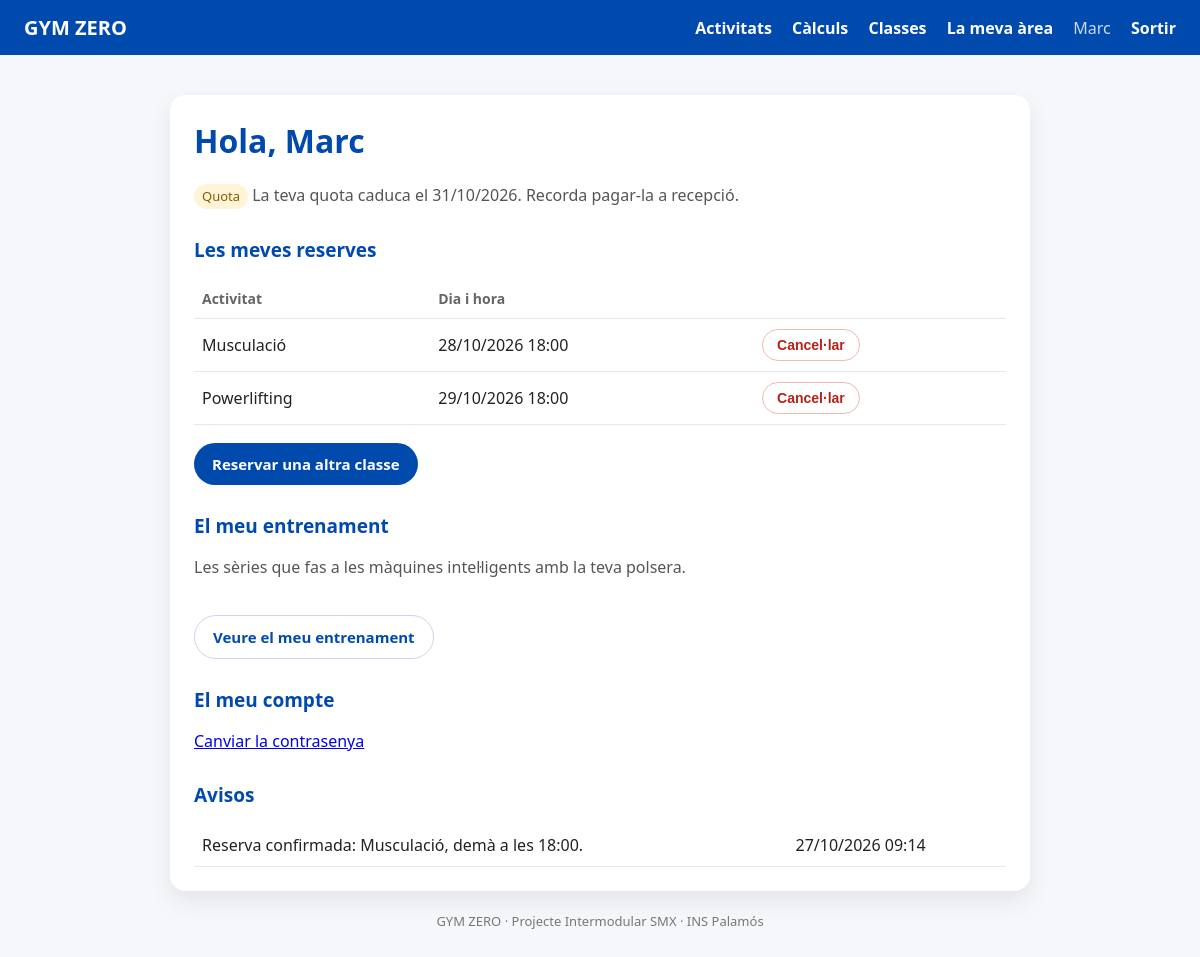
Page /client/ (signed in) on the committed database.
### tables this page shows
CREATE TABLE usuaris (
  id             INT UNSIGNED AUTO_INCREMENT PRIMARY KEY,
  nom            VARCHAR(60)  NOT NULL,
  cognoms        VARCHAR(100) NOT NULL,
  email          VARCHAR(150) NOT NULL,
  password_hash  VARCHAR(255) NOT NULL,           
  rol            ENUM('client','admin') NOT NULL DEFAULT 'client',
  targeta_rfid   VARCHAR(32)  NULL,               
  actiu          TINYINT(1)   NOT NULL DEFAULT 1,
  quota_fins     DATE         NULL,               
  data_registre  TIMESTAMP    NOT NULL DEFAULT CURRENT_TIMESTAMP,
  CONSTRAINT uq_usuaris_email UNIQUE (email),
  CONSTRAINT uq_usuaris_rfid  UNIQUE (targeta_rfid)
);

CREATE TABLE classes (
  id            INT UNSIGNED AUTO_INCREMENT PRIMARY KEY,
  activitat_id  INT UNSIGNED NOT NULL,
  inici         DATETIME     NOT NULL,
  places        SMALLINT UNSIGNED NOT NULL,
  cancelada     TINYINT(1)   NOT NULL DEFAULT 0,
  CONSTRAINT fk_classes_activitat FOREIGN KEY (activitat_id)
    REFERENCES activitats(id) ON UPDATE CASCADE ON DELETE RESTRICT,
  CONSTRAINT uq_classes_activitat_inici UNIQUE (activitat_id, inici),
  CONSTRAINT ck_classes_places CHECK (places > 0)
);

CREATE TABLE activitats (
  id                 INT UNSIGNED AUTO_INCREMENT PRIMARY KEY,
  nom                VARCHAR(60)  NOT NULL,
  descripcio         TEXT         NULL,
  durada_min         SMALLINT UNSIGNED NOT NULL DEFAULT 60,
  places_per_defecte SMALLINT UNSIGNED NOT NULL DEFAULT 15,
  activa             TINYINT(1)   NOT NULL DEFAULT 1,
  CONSTRAINT uq_activitats_nom UNIQUE (nom)
);

CREATE TABLE notificacions (
  id          INT UNSIGNED AUTO_INCREMENT PRIMARY KEY,
  usuari_id   INT UNSIGNED NOT NULL,
  tipus       ENUM('reserva','cancelacio','classe_cancelada','sistema') NOT NULL,
  missatge    VARCHAR(255) NOT NULL,
  llegida     TINYINT(1)   NOT NULL DEFAULT 0,
  data        TIMESTAMP    NOT NULL DEFAULT CURRENT_TIMESTAMP,
  CONSTRAINT fk_notificacions_usuari FOREIGN KEY (usuari_id)
    REFERENCES usuaris(id) ON UPDATE CASCADE ON DELETE CASCADE,
  INDEX ix_notificacions_usuari_llegida (usuari_id, llegida)
);

### www/inc/sessio.php (called while the page is built, shortened)
<?php
function h($text)
{
    return htmlspecialchars((string) $text, ENT_QUOTES, 'UTF-8');
}
function usuari_actual()
{
    return $_SESSION['usuari'] ?? null;
}

### www/client/index.php (the view, shortened to what this page needs)
<?php
require_once __DIR__ . '/../inc/sessio.php';
require_once __DIR__ . '/../inc/bd.php';
$u = usuari_actual();
$st = $connexio->prepare(
    "SELECT c.id, a.nom, c.inici
       FROM reserves r
       JOIN classes c    ON c.id = r.classe_id
       JOIN activitats a ON a.id = c.activitat_id
      WHERE r.usuari_id = ? AND r.estat = 'confirmada' AND c.inici > NOW()
      ORDER BY c.inici"
);
$st->execute([$u['id']]);
$reserves = $st->fetchAll();
$st = $connexio->prepare(
    'SELECT quota_fins, quota_fins >= CURDATE() AS al_dia, quota_fins <= CURDATE() + INTERVAL 7 DAY AS caduca_aviat
       FROM usuaris WHERE id = ?'
);
$st->execute([$u['id']]);
$quota = $st->fetch();
$st = $connexio->prepare(
    'SELECT missatge, data FROM notificacions WHERE usuari_id = ? ORDER BY data DESC, id DESC LIMIT 5'
);
$st->execute([$u['id']]);
$avisos = $st->fetchAll();
require __DIR__ . '/../inc/capcalera.php';
?>
<?php if ($u['rol'] === 'admin'): ?>
  <p>Has entrat com a <b>administrador</b>. <a href="../admin/">Anar al panell d'administració</a>.</p>
<?php elseif (!$quota['al_dia']): ?>
  <div class="error">No tens la quota pagada. Passa per recepció per pagar-la; mentrestant no podràs reservar classes i el torn d'entrada a les sales no et deixarà passar.</div>
<?php elseif ($quota['caduca_aviat']): ?>
  <p><span class="etiqueta groga">Quota</span> La teva quota caduca el <?= date('d/m/Y', strtotime($quota['quota_fins'])) ?>. Recorda pagar-la a recepció.</p>
<?php else: ?>
  <p><span class="etiqueta verda">Quota</span> Pagada fins al <?= date('d/m/Y', strtotime($quota['quota_fins'])) ?>.</p>
<?php endif; ?>
<h2>Les meves reserves</h2>
<?php if (!$reserves): ?>
  <p>No tens cap reserva. <a href="../reserves/">Mira les properes classes</a>.</p>
<?php else: ?>
  <table>
    <tr><th>Activitat</th><th>Dia i hora</th><th></th></tr>
    <?php foreach ($reserves as $r): ?>
      <tr>
        <td><?= h($r['nom']) ?></td>
        <td><?= date('d/m/Y H:i', strtotime($r['inici'])) ?></td>
        <td>
          <form method="POST" action="../reserves/accio.php">
            <button class="btn-cancel">Cancel·lar</button>
          </form>
        </td>
      </tr>
    <?php endforeach; ?>
  </table>
  <a class="btn" href="../reserves/">Reservar una altra classe</a>
<?php endif; ?>
<h2>El meu entrenament</h2>
<p>Les sèries que fas a les màquines intel·ligents amb la teva polsera.</p>
<a class="btn btn-secundari" href="entrenament.php">Veure el meu entrenament</a>
<h2>El meu compte</h2>
<p><a href="contrasenya.php">Canviar la contrasenya</a></p>
<h2>Avisos</h2>
<?php if (!$avisos): ?>
  <p>No tens avisos.</p>
<?php else: ?>
  <table>
    <?php foreach ($avisos as $a): ?>
      <tr><td><?= h($a['missatge']) ?></td><td><?= date('d/m/Y H:i', strtotime($a['data'])) ?></td></tr>
    <?php endforeach; ?>
  </table>
<?php endif; ?>
<?php require __DIR__ . '/../inc/peu.php'; ?>

### www/css/area.css (style rules this page uses)
body { margin: 0; font-family: system-ui, -apple-system, "Segoe UI", sans-serif; background: #f5f7fb; color: #222; }
h2 { color: #004aad; font-size: 19px; margin-top: 28px; }
p { color: #555; line-height: 1.6; }
button, .btn { display: inline-block; margin-top: 18px; padding: 11px 18px; border-radius: 999px; border: none; background: #004aad; color: white; font-weight: 700; cursor: pointer; text-decoration: none; font-size: 15px; }
table { width: 100%; border-collapse: collapse; margin-top: 12px; }
th, td { text-align: left; padding: 10px 8px; border-bottom: 1px solid #e3e8f2; }
th { color: #666; font-size: 14px; }
td form { margin: 0; }
td button { margin-top: 0; padding: 7px 14px; font-size: 14px; }
.btn-cancel { background: white; color: #b42318; border: 1px solid #f1b9b4; }
.etiqueta { display: inline-block; padding: 2px 8px; border-radius: 999px; font-size: 13px; background: #e3e8f2; color: #444; }
.btn-secundari { background: white; color: #004aad; border: 1px solid #ccd6eb; }
.etiqueta.groga { background: #fff4d6; color: #8a5a00; }

### rows in the picture
usuaris: quota_fins "31/10/2026"
classes: activitat.nom "Musculació", inici "28/10/2026 18:00"
classes: activitat.nom "Powerlifting", inici "29/10/2026 18:00"
notificacions: missatge "Reserva confirmada: Musculació, demà a les 18:00.", data "27/10/2026 09:14"

### other values in the picture
$u['nom'] "Marc"
$titol "Hola, Marc"
